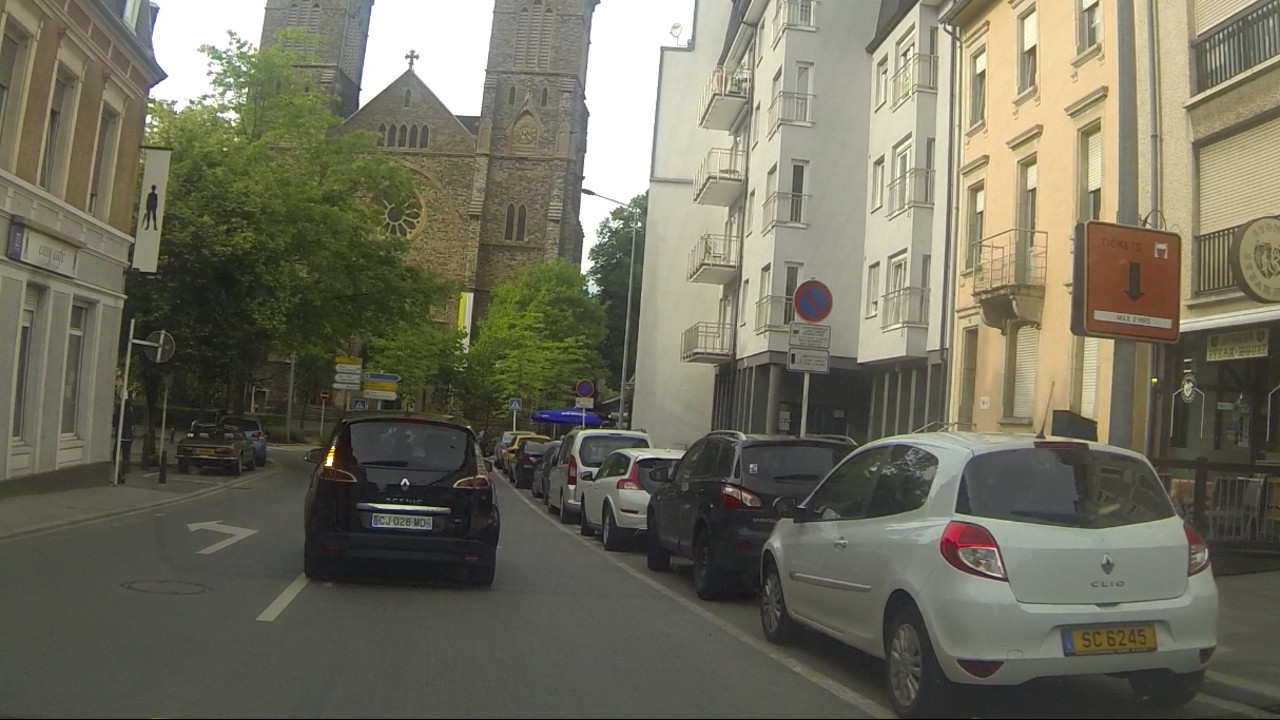
//> input picture input/img05.jpg, 1280 x 720 px
$ ./depre_thrash ../input/img05.jpg   (built with g++ and OpenCV 4)
//> lines starting //> are read from the running program, lines starting //| are printed output that depends on the picture
/**
thrash.cpp
Author: lyinch
Version: 0.0.4
www.lyinch.com
www.github.com/lyinch/dashpi
*/

#include <opencv2/core/core.hpp>
#include <opencv2/highgui/highgui.hpp>
#include <iostream>
#include <fstream>

using namespace cv;
using namespace std;

const string VERSION = "v.0.0.4";
const bool DEBUGGING = true;
const short int WINDOW_WIDTH = 800;
const short int WINDOW_HEIGHT = 800;
const short int LINE_THICKNESS = 2;
const short int THRESHOLD_R = 100;
const short int THRESHOLD_G = 80;
const short int THRESHOLD_B = 80;


class stack
{

  private:
    int arr[10];   // Contains all the Data
    int top;        //Contains location of Topmost Data pushed onto Stack

  public:
   // [34 lines left out: functions stack, push, pop, not called in this run]
};


struct TPOI //points of interest
{
  int x;
  int y;
};

struct TAOI{
int x;
int y;
bool not_checked;
};

TAOI AOI[50][921600];


/**
   Writes a message to the log, with a timestamp and a prefix
   Outputs the same message into the cout stream without timestamps
   @version 0.3
   @param input_str input message
   @param m_type message type
   @return void
   ToDo:
   * Create library for this function
 */
void writeLog(string input_str, short int m_type){
  time_t now = time(0);
  struct tm* tm = localtime(&now);
  ofstream out("thrash.log", ios::out | ios::app);
  if(!out){
    cout << "You do not have the permission to use this application!" << endl; //Check if program is used with sudo rights
    exit(0);
  }
  string prefix;
  switch(m_type){
  case 0: prefix = "Error";break;
  case 1: prefix = "Warning"; break;
  case 2: prefix = "Info"; break;
  default: prefix = "Undefined"; break;
  }
  //precede 0, if output < 9
  out << (tm->tm_year + 1900) << '/';
  tm->tm_mon+1 > 9 ? out << tm->tm_mon+1 : out << '0' << tm->tm_mon+1;
  out << '/';
  tm->tm_mday > 9 ? out << tm->tm_mday : out << '0' << tm->tm_mday;
  out << ' ';
  tm->tm_hour > 9 ? out << tm->tm_hour : out << '0' << tm->tm_hour;
  out << ':';
  tm->tm_min > 9 ? out << tm->tm_min : out << '0' << tm->tm_min;
  out << ':';
  tm->tm_sec > 9 ? out << tm->tm_sec : out << '0' << tm->tm_sec;
  out << ":" << "[" << prefix << "] ";

  out << input_str << "\n";
  out.close();
  cout << "Log Message: [" << prefix << "] " <<input_str << endl;
}

/**
   Sorts the coordinates from the POI list starting from the lowest for either x or y coordinates
   @version 0.3
   @param array struct TPOI as type for the POIs
   @param length intervall to sort
   @param coordinate to sort x or y
   @return void
   ToDo
   Improve loop
 */
void sort_coord(TPOI * array,int length, char coord){
  short int tmp_a, tmp_b;
  if(coord == 'x'){
    for(int i = 0; i < length; ++i){
      for(int j = 0; j < length -i; ++j){
	if(array[j].x > array[j + 1].x){
	  tmp_a = array[j].x;
	  tmp_b = array[j].y;
	  array[j].y = array[j+1].y;
	  array[j+1].y = tmp_b;
	  array[j].x = array[j+1].x;
	  array[j+1].x = tmp_a;
	}
      }
    }
  }else{
      for(int i = 0; i < length; ++i){
      for(int j = 0; j < length -i; ++j){
	if(array[j].y > array[j + 1].y){
	  tmp_a = array[j].y;
	  tmp_b = array[j].x;
	  array[j].x = array[j+1].x;
	  array[j+1].x = tmp_b;
	  array[j].y = array[j+1].y;
	  array[j+1].y = tmp_a;
	}
      }
    }
  }
}

/**
   Initialize the programm, write logs and load necessery informations
   @param none
   @return void
   ToDo:
   Add version Number
*/
void init(){
  char buffer[100];
  sprintf(buffer,"Application started");
  writeLog(buffer,2);
  if(DEBUGGING){
    writeLog("Debugging enabled",2);
  }else{
    writeLog("Debugging disabled",2);
  }
}

/**
   Outputs the number of POI and saves the POIs in the given Array
   Note, that rows = y and cols = x. Axis are changed in the image container
   @param input MAT object
   @param output MAT object
   @param array to modify
   ToDo:
   use file information in the loop
   change variable names of the loop
 */
int getPOI(Mat image_in, Mat image_out,TPOI * poi){
  int POI_number = 0;
    cout << "getPOI called "<< endl;
   for(int i = 0; i <= 1279; i++){
     for(int j = 0; j <= 719; j++){
       //if((image_in.at<Vec3b>(j,i)[2] < THRESHOLD_R) || (((image_in.at<Vec3b>(j,i)[1])+(image_in.at<Vec3b>(j,i)[0])) >= 150)){
      if(((image_in.at<Vec3b>(j,i)[2]) >= (18+image_in.at<Vec3b>(j,i)[1])) && ((image_in.at<Vec3b>(j,i)[2]) >= (18+image_in.at<Vec3b>(j,i)[0]))){
         poi[POI_number].x = i;
         poi[POI_number].y = j;
         POI_number++;
       }else {

         image_out.at<Vec3b>(j,i)[0] = 255;
         image_out.at<Vec3b>(j,i)[1] = 255;
         image_out.at<Vec3b>(j,i)[2] = 255;
        }
      }
    }
      cout << POI_number << " : getPOI end" << endl;
      return POI_number;
   }


int main( int argc, char** argv )
{
  char buffer[100]; //only used to build messages for the log
  init();

  Mat input;
  input = imread("/home/lyinch/dashpi/cpp/input/img05.jpg", CV_LOAD_IMAGE_COLOR); //ToDo: use arguments to load image
//> input is the input picture: 720 rows x 1280 cols, CV_8UC3; mean B, G, R 94.4, 111, 112.7

  if(!input.data)
    {
      writeLog("Could not open or find the image",0);
      cout <<  "Could not open or find the image" << endl ;
      return -1;
    }

  writeLog("Image loaded successfully",2);
  cout << "Press any key to exit!" << endl;

  //MAIN PROGRAMM START, IF FILE FOUND

  sprintf(buffer,"Arguments: %d",argc);
  writeLog(buffer,2);
  string argstr;
  for(int i = 0; i < argc; i++){
    sprintf(buffer,"argv[%d] = %s",i,argv[i]);
    writeLog(buffer,2);
    argstr = argv[i];
    if((argstr == "-d")){
      cout << "-d found" << endl;
    }
  }

  TPOI POI[921600] = {-1}; //1280x720 possible pixels
  int POI_found = 0;
  Point ul,dl,ur,dr; //up left, down left, up right, down right -> points of the highlight box
  namedWindow( "Input", WINDOW_NORMAL);
  namedWindow( "Output", WINDOW_NORMAL);
  resizeWindow("Output", WINDOW_WIDTH,WINDOW_HEIGHT);
  resizeWindow("Input", WINDOW_WIDTH,WINDOW_HEIGHT);
  moveWindow("Output",WINDOW_WIDTH+5,0);
  Mat output = input.clone();

  if(DEBUGGING){
  sprintf(buffer, "Image size: %d x %d ",input.size().width, input.size().height);
  writeLog(buffer,2);
//| Log Message: [Info] Image size: 1280 x 720
//| Log Message: [Info] Image columns: 1280 Image rows: 720 Image channels: 3 Image type:
  sprintf(buffer, "Image columns: %d Image rows: %d Image channels: %d Image type: ", input.cols, input.rows, input.channels());
  writeLog(buffer,2);
  }

  POI_found = getPOI(input,output,POI);
//> after the loop in getPOI, `for(int i = 0; i <= 1279; i++)`:
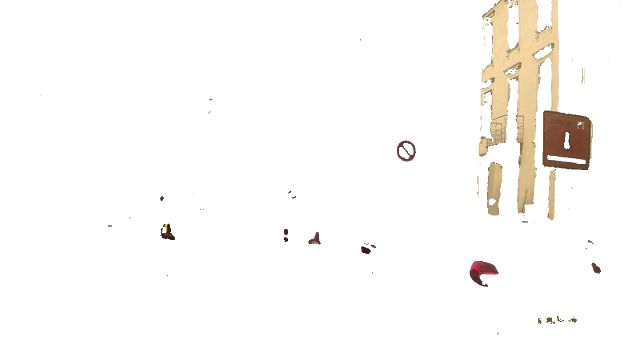
//> image_out: 720 rows x 1280 cols, CV_8UC3 (shown at 1/2 size); mean B, G, R 247.7, 249.8, 251.5
//> after the loop in getPOI, `for(int i = 0; i <= 1279; i++)`: POI_number = 50658
//| 50658 : getPOI end
//> POI_found = 50658

   //TODO change debugging
  if(DEBUGGING){
  sprintf(buffer,"POI found: %d", POI_found);
//> buffer = "POI found: 50658"
  writeLog(buffer,2);
  }
  /************************************************************************/
  //copy elements to AOI[0][n].x/.y
  //Floodcheck AOI[0][1].x/.y and save to AOI[1][n].x/.y
  //sort AOI[1][n].x/.y
  //highlight AOI[1][n].x/.y
  int tmp_aoi = 0;
  for(int n=0; n < POI_found; n++){
  AOI[0][n].x = POI[n].x;
  AOI[0][n].y = POI[n].y;
  AOI[0][n].not_checked = true;
  }

  /***************************************************/


  /************************************************************************/
  //Highlight the sign
  //TODO function
  sort_coord(POI,POI_found-1,'x');
//> after the loop in sort_coord, `for(int i = 0; i < length; ++i)`: tmp_a = 0
  cout << "sorting ended" << endl;
  ul.x = POI[POI_found-1].x;
//> ul = Point(1240, 0)
  ur.x = POI[0].x;
  dl.x = POI[POI_found-1].x;
//> dl = Point(1240, 0)
  dr.x = POI[0].x;
  sort_coord(POI,POI_found-1,'y');
//> the loop in sort_coord (call 2), `for(int i = 0; i < length; ++i)` made 50657 passes
//> (tmp_a, tmp_b) on passes 1 to 3: (668, 994), (667, 996), (667, 995)
  dr.y = POI[0].y;
  dl.y = POI[0].y;
  ur.y = POI[POI_found-1].y;
//> ur = Point(80, 668)
  ul.y = POI[POI_found-1].y;
//> ul = Point(1240, 668)
  line(output,ul,ur,Scalar(255,0,0),LINE_THICKNESS,CV_AA);
  line(output,ul,dl,Scalar(255,0,0),LINE_THICKNESS,CV_AA);
  line(output,ur,dr,Scalar(255,0,0),LINE_THICKNESS,CV_AA);
  line(output,dr,dl,Scalar(255,0,0),LINE_THICKNESS,CV_AA);
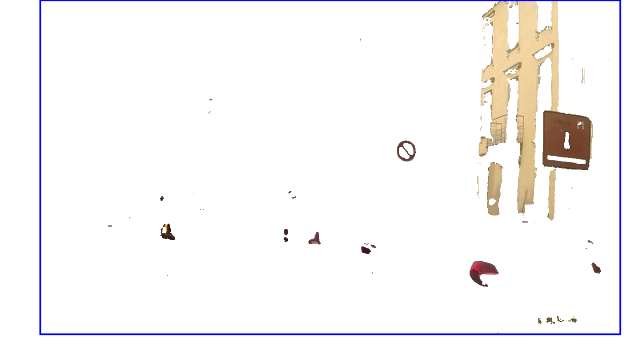
//> output: 720 rows x 1280 cols, CV_8UC3 (shown at 1/2 size); mean B, G, R 247.7, 246.7, 248.4
  line(input,ul,ur,Scalar(255,0,0),LINE_THICKNESS,CV_AA);
  line(input,ul,dl,Scalar(255,0,0),LINE_THICKNESS,CV_AA);
  line(input,ur,dr,Scalar(255,0,0),LINE_THICKNESS,CV_AA);
  line(input,dr,dl,Scalar(255,0,0),LINE_THICKNESS,CV_AA);
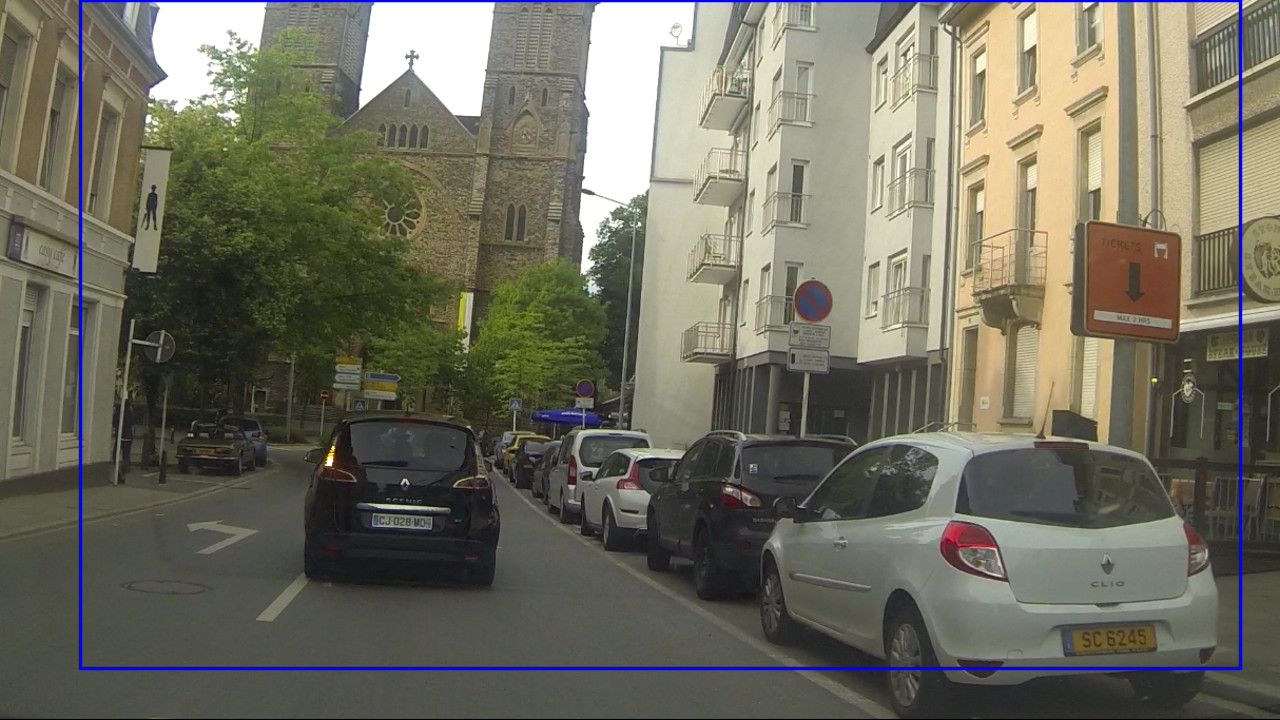
//> input: 720 rows x 1280 cols, CV_8UC3; mean B, G, R 96.3, 109.7, 111.3
  imshow("Output",output);
  imshow( "Input",input );
  waitKey(0);
  writeLog("Application closed",2);
  return 0;
}

$ run again, with input/img01.jpg copied over input/img05.jpg
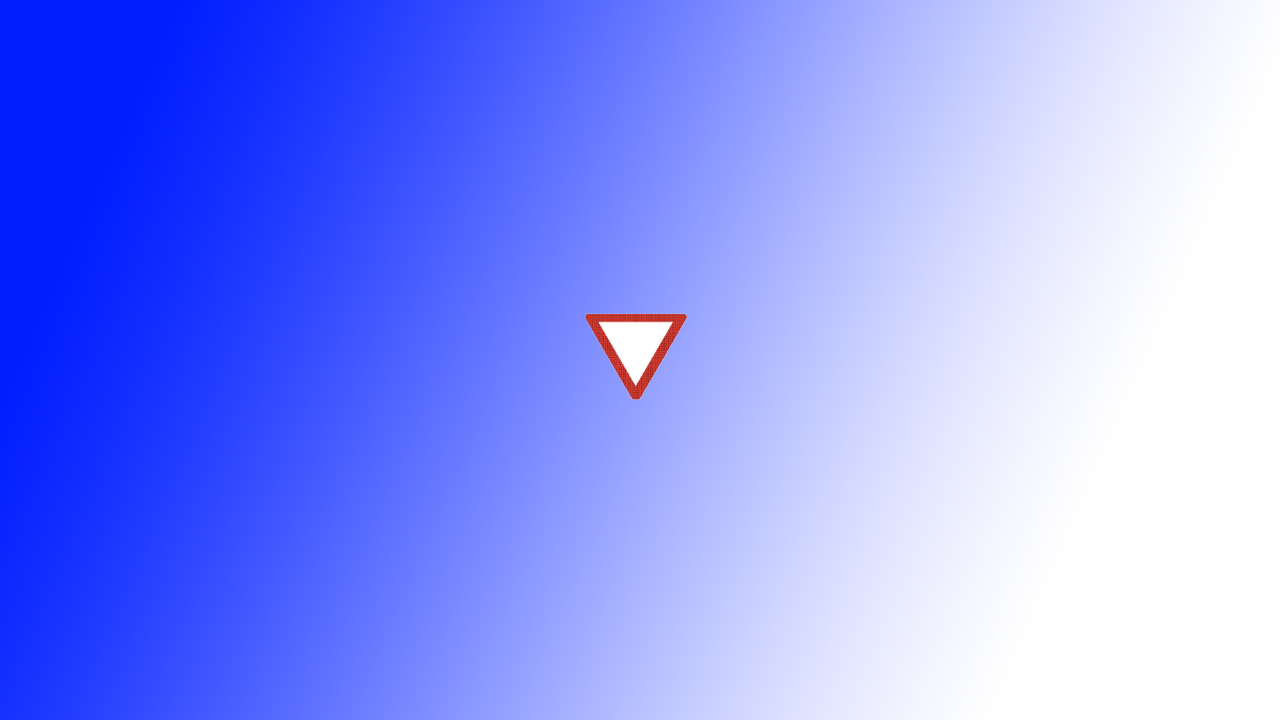
//> input picture input/img01.jpg, 1280 x 720 px
//> input is the input picture: 720 rows x 1280 cols, CV_8UC3; mean B, G, R 254.2, 152.2, 139
//| Log Message: [Info] Image size: 1280 x 720
//| Log Message: [Info] Image columns: 1280 Image rows: 720 Image channels: 3 Image type:
//> after the loop in getPOI, `for(int i = 0; i <= 1279; i++)`:
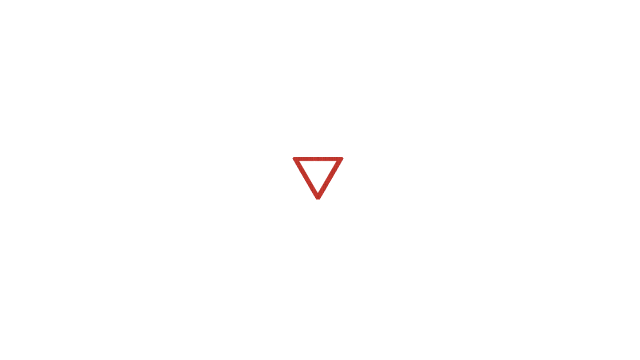
//> image_out: 720 rows x 1280 cols, CV_8UC3 (shown at 1/2 size); mean B, G, R 254.5, 254.5, 254.8
//> after the loop in getPOI, `for(int i = 0; i <= 1279; i++)`: POI_number = 2553
//| 2553 : getPOI end
//> buffer = "POI found: 2553"
//> after the loop in sort_coord, `for(int i = 0; i < length; ++i)`: tmp_a = 0
//> `ul.x = POI[POI_found-1].x;`: ul = Point(686, 0)
//> the loop in sort_coord (call 2), `for(int i = 0; i < length; ++i)` made 2552 passes
//> (tmp_a, tmp_b) on passes 1 to 3: (398, 639), (398, 638), (398, 637)
//> `dl.y = POI[0].y;`: dl = Point(686, 314)
//> ur = Point(585, 398)
//> `ul.y = POI[POI_found-1].y;`: ul = Point(686, 398)
//> `line(input,dr,dl,Scalar(255,0,0),LINE_THICKNESS,CV_AA);`:
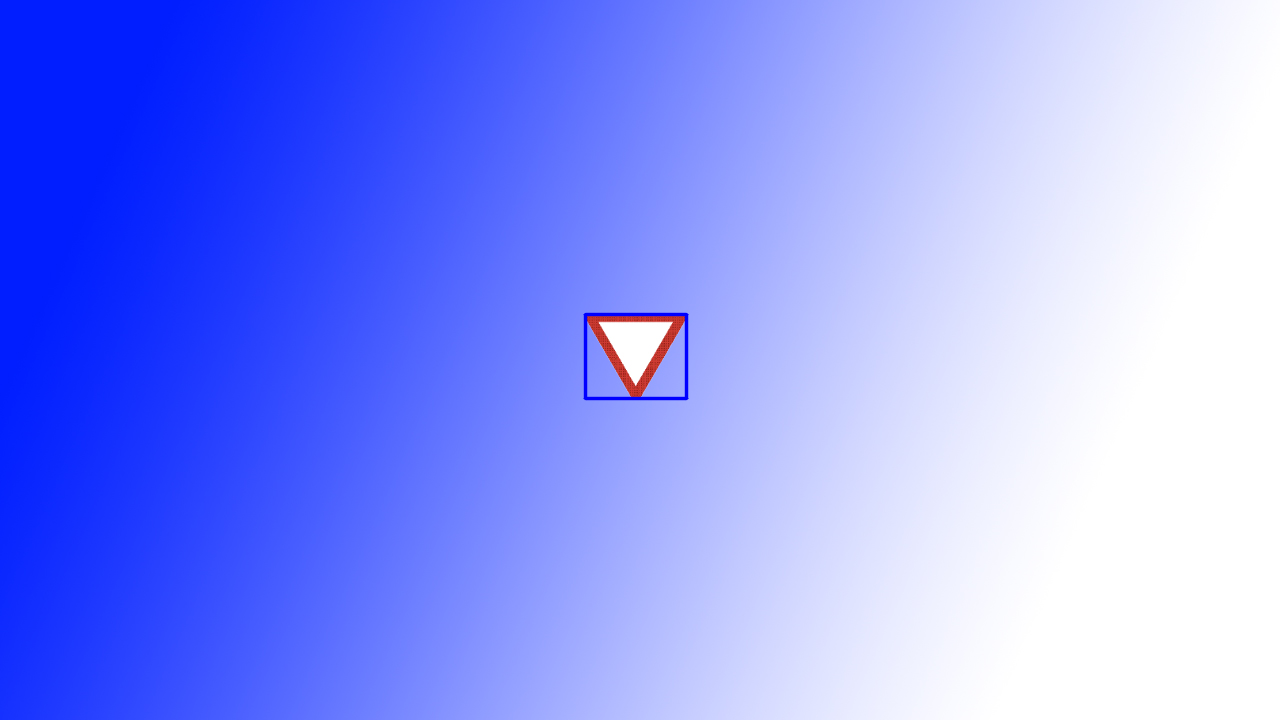
//> input: 720 rows x 1280 cols, CV_8UC3; mean B, G, R 254.3, 152, 138.8

$ run again, with input/img02.jpg copied over input/img05.jpg
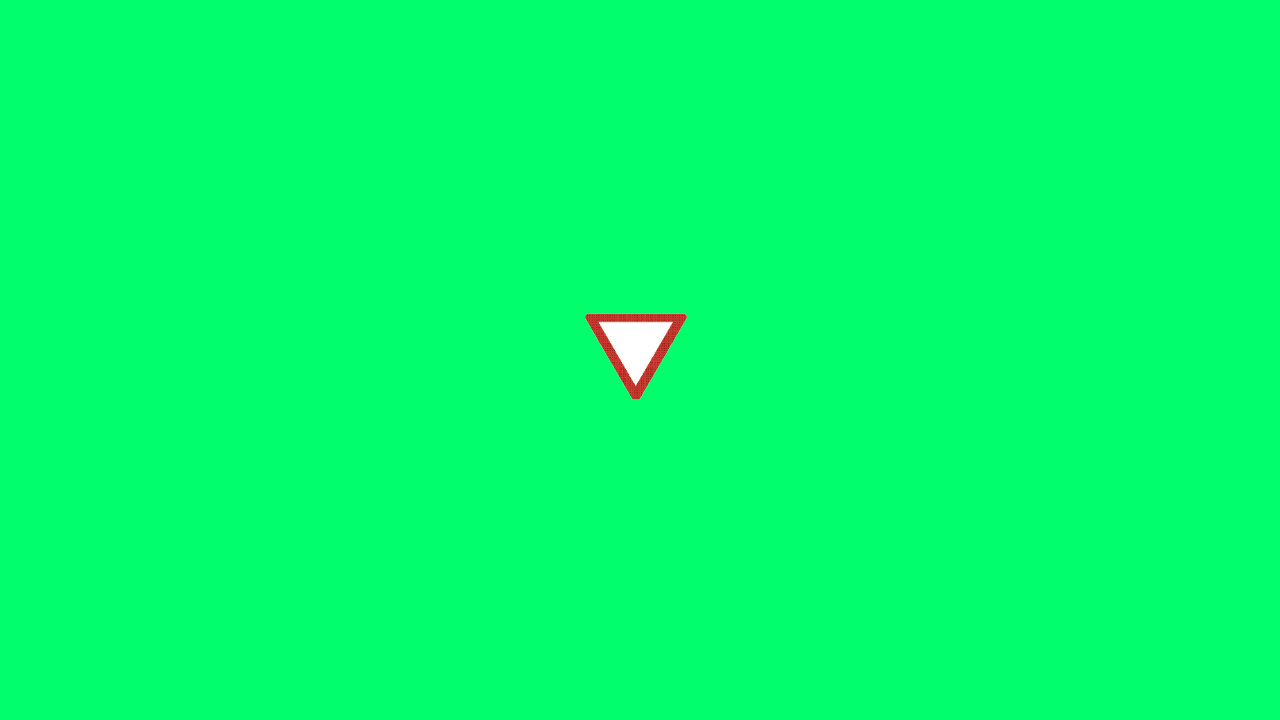
//> input picture input/img02.jpg, 1280 x 720 px
//> input is the input picture: 720 rows x 1280 cols, CV_8UC3; mean B, G, R 109.2, 253.5, 2.2
//| Log Message: [Info] Image size: 1280 x 720
//| Log Message: [Info] Image columns: 1280 Image rows: 720 Image channels: 3 Image type:
//> after the loop in getPOI, `for(int i = 0; i <= 1279; i++)`:
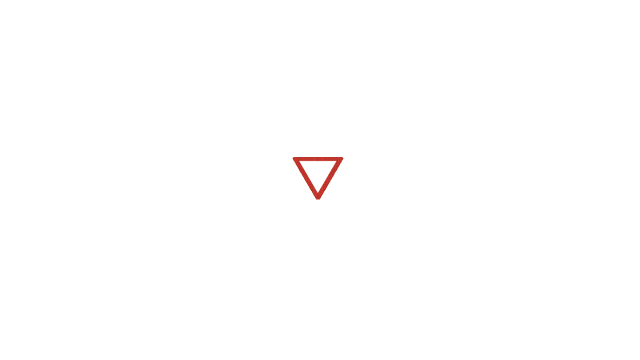
//> image_out: 720 rows x 1280 cols, CV_8UC3 (shown at 1/2 size); mean B, G, R 254.5, 254.5, 254.8
//> after the loop in getPOI, `for(int i = 0; i <= 1279; i++)`: POI_number = 2530
//| 2530 : getPOI end
//> buffer = "POI found: 2530"
//> after the loop in sort_coord, `for(int i = 0; i < length; ++i)`: tmp_a = 0
//> `ul.x = POI[POI_found-1].x;`: ul = Point(686, 0)
//> the loop in sort_coord (call 2), `for(int i = 0; i < length; ++i)` made 2529 passes
//> (tmp_a, tmp_b) on passes 1 to 3: (398, 639), (398, 638), (398, 637)
//> `dl.y = POI[0].y;`: dl = Point(686, 314)
//> ur = Point(585, 398)
//> `ul.y = POI[POI_found-1].y;`: ul = Point(686, 398)
//> `line(input,dr,dl,Scalar(255,0,0),LINE_THICKNESS,CV_AA);`:
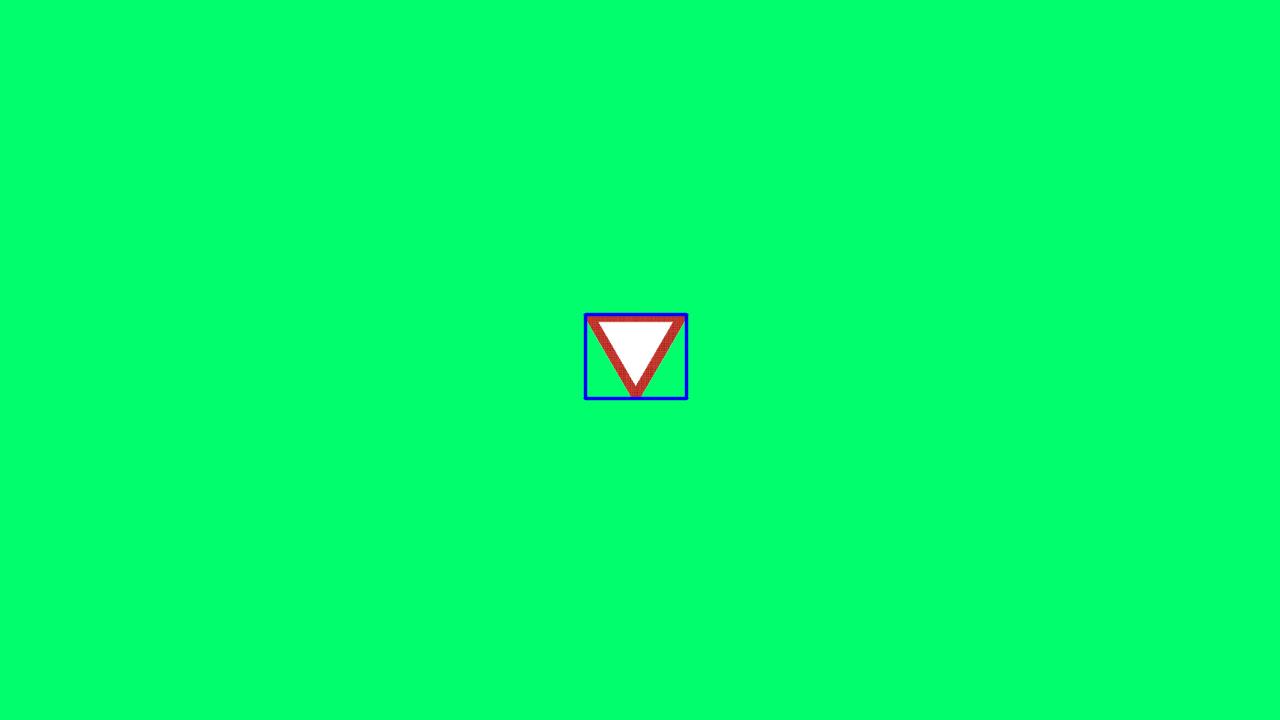
//> input: 720 rows x 1280 cols, CV_8UC3; mean B, G, R 109.4, 253.2, 2.1
